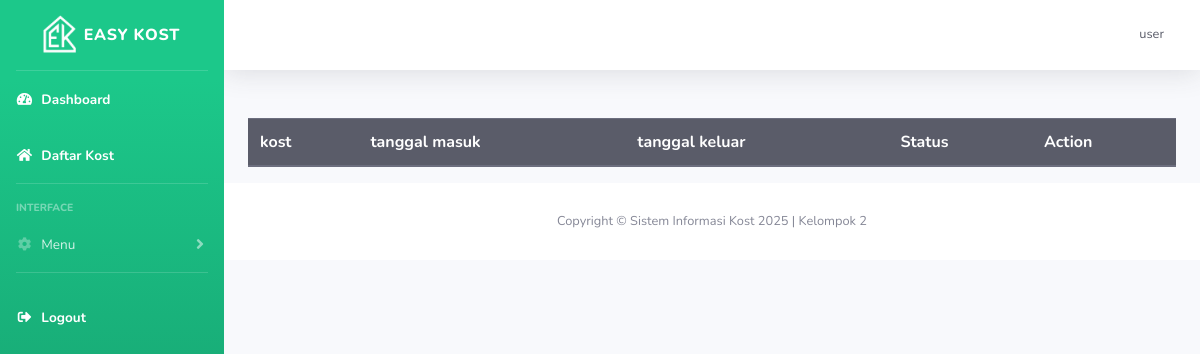
The page /kost/kostku.php (signed in) on the database as committed earlier.
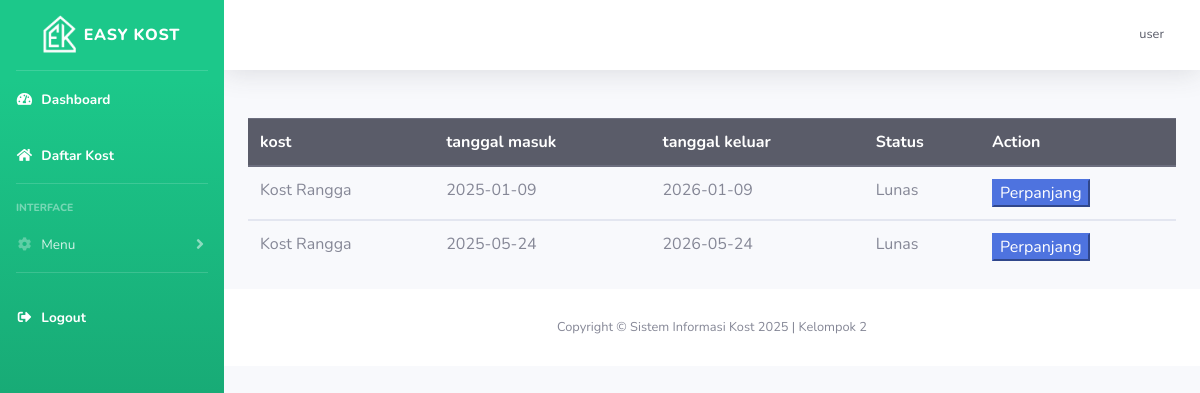
The same page on the database as committed later.
### tables this page shows
CREATE TABLE `booking` (
  `id_booking` int(11) NOT NULL,
  `id_user` int(11) NOT NULL,
  `id_kamar` int(11) NOT NULL,
  `tanggal_masuk` date NOT NULL,
  `hitungan_sewa` int(11) NOT NULL,
  `durasi_sewa` int(11) NOT NULL,
  `tanggal_keluar` date NOT NULL,
  `jumlah_kamar` int(11) NOT NULL
);

CREATE TABLE `kost` (
  `id_kost` int(11) NOT NULL,
  `nama_kost` varchar(255) NOT NULL,
  `tipe_kost` varchar(255) NOT NULL,
  `jenis_kost` varchar(255) NOT NULL,
  `jumlah_kamar` int(11) NOT NULL,
  `tanggal_tagih` date NOT NULL,
  `nama_pemilik` text NOT NULL,
  `nama_bank` text NOT NULL,
  `no_rekening` int(11) NOT NULL,
  `foto_bangunan_utama` varchar(255) NOT NULL,
  `foto_kamar` varchar(255) NOT NULL,
  `foto_kamar_mandi` varchar(255) NOT NULL,
  `foto_interior` varchar(255) NOT NULL,
  `provinsi` varchar(25) NOT NULL,
  `kota` varchar(25) NOT NULL,
  `kecamatan` varchar(25) NOT NULL,
  `kelurahan` varchar(25) NOT NULL,
  `alamat` varchar(255) NOT NULL,
  `harga_sewa` int(11) NOT NULL,
  `kontak` varchar(255) NOT NULL,
  `deskripsi` text NOT NULL,
  `id_pemilik` int(11) NOT NULL,
  `fasilitas_kost` text NOT NULL
);

### kost/kostku.php (the view)
<?php
include "template/header.php";
$query = "SELECT * FROM booking join kamar on kamar.id_kamar=booking.id_kamar JOIN user on user.id=booking.id_user JOIN kost on kost.id_kost=kamar.id_kost JOIN tagihan on tagihan.no_booking=booking.id_booking WHERE user.username='$username'";
$data = mysqli_query($koneksi, $query);
?>
<div class="container  bg-gray">
    <table class="table">
        <thead class="thead-dark">
            <tr>
                <th>kost</th>
                <th>tanggal masuk</th>
                <th>tanggal keluar</th>
                <th>Status</th>
                <th>Action</th>
            </tr>
        </thead>
        <?php
        while ($d = mysqli_fetch_array($data)) {
            if ($d['stats'] == 1) {
        ?>
                <tbody>
                    <tr>
                        <td><?php echo $d['nama_kost'] ?></td>
                        <td><?php echo $d['tanggal_masuk'] ?></td>
                        <td><?php echo $d['tanggal_keluar'] ?></td>
                        <td><?php
                            if ($d['stats'] == 1) {
                                echo "Lunas";
                            } else if ($d['stats'] == 2) {
                                echo "Pending";
                            } else {
                                echo "Belum Lunas";
                            } ?></td>
                        <td><a href="tampilan-kost.php?id_kost=<?php echo $d['id_kost'] ?>"><button class="btn-primary">Perpanjang</button></a></td>
                    </tr>
                </tbody>
        <?php
            }
        }
        ?>
    </table>
</div>
<?php
include "template/footer.php";
?>

Rows that differ between the two databases and show on the page:
added booking: kost.nama_kost "Kost Rangga", tanggal_masuk "2025-01-09", tanggal_keluar "2026-01-09"
added booking: kost.nama_kost "Kost Rangga", tanggal_masuk "2025-05-24", tanggal_keluar "2026-05-24"
